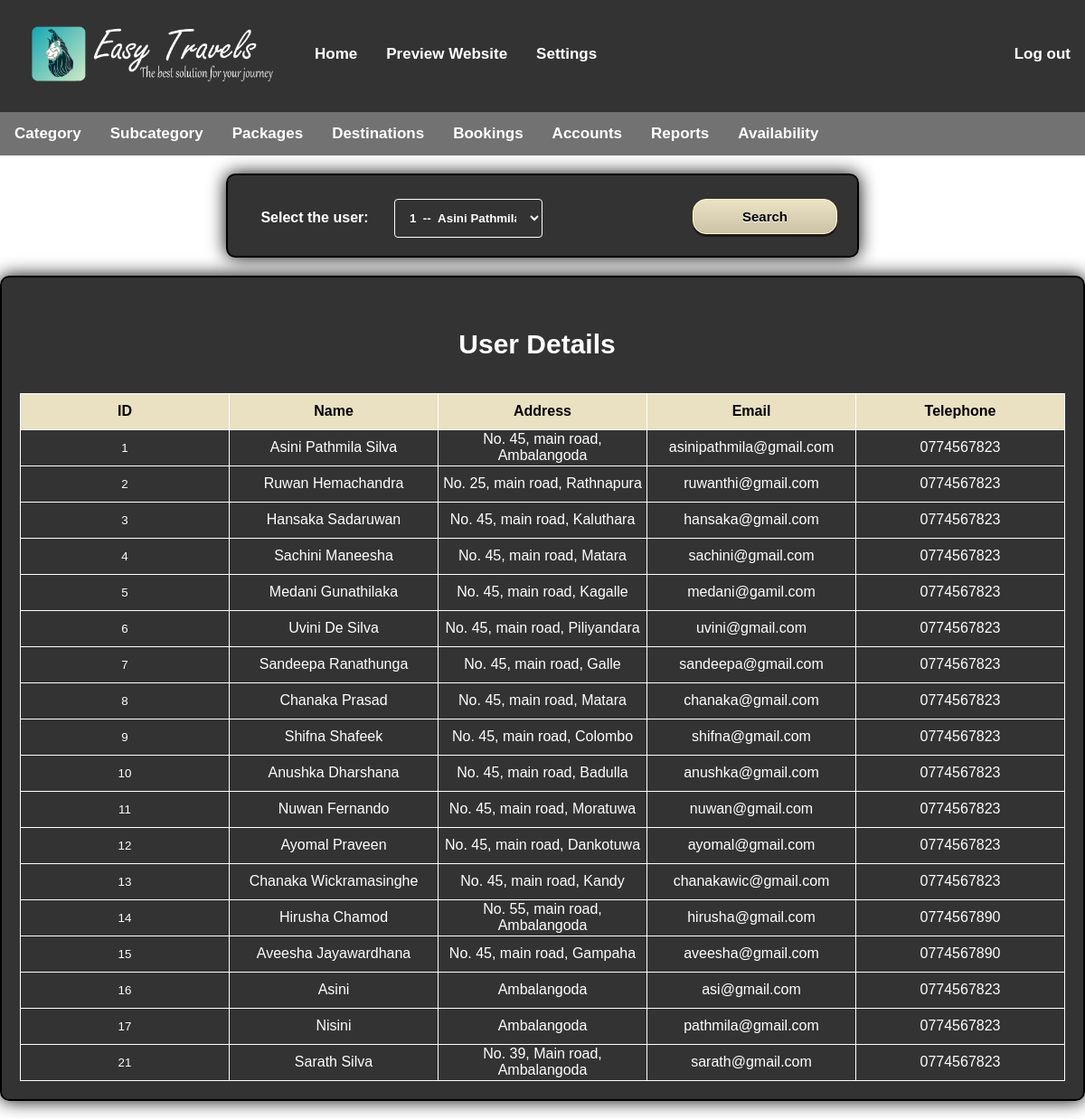
Screenshot of /src/php/admin_viewaccount1.php (signed in) with the database file from the repository.
### tables this page shows
CREATE TABLE `user` (
  `uid` int(11) NOT NULL,
  `name` varchar(200) NOT NULL,
  `address` varchar(400) NOT NULL,
  `email` varchar(200) NOT NULL,
  `telephone` int(11) NOT NULL
);

### src/php/admin_viewaccount1.php (called while the page is built, shortened)
<?php include('../../public/html/admin_viewaccount1.html')?>

### src/php/admin_viewaccount1-table.php (the view, shortened to what this page needs)
<?php require_once('../../config/connect.php');
?>
<?php
	$sql="select * from user";
	$result=$connection->query($sql);
	while($row=$result->fetch_assoc()){
		echo "<tr class='ttext'>";
		echo "<td> <form method='post' action='admin_viewaccount1.php'><input name='viewticket' type='submit' id='next' value='".$row['uid']."' class='next'>";
		echo "<input type='hidden' name='selectedID' value='".$row['uid']."'/></form></td>";
		echo "<td>".$row['name']."</td>";
		echo "<td>".$row['address']."</td>";
		echo "<td>".$row['email']."</td>";
		echo "<td>0".$row['telephone']."</td>";
		echo "</tr>";
	}
?>

### public/css/admin_topnav.css (style rules this page uses)
body { margin: 0; background-image: url(../../public/images/adminback9.jpg); background-size:cover; font-family: 'Arial'; }
.topnav { overflow: hidden; background-color: rgb(0,0,0,0.8); }
.topnav a { float: left; display: block; color: white; text-align: center; padding: 10px 16px; text-decoration: none; font-size: 17px; margin-top:40px; font-weight:bold; }
.topnav a.notactive { margin-top:0px; }
.topnav a.right { float: right; }
.limg { padding: 10px; width:300px; border-radius: 20px; }

### public/css/adminmenu.css (style rules this page uses)
body { margin: 0; background-image: url(../../public/images/adminback9.jpg); background-size:cover; font-family: 'Arial'; }
.topnav1 { overflow: hidden; background-color:rgb(20,20,20,0.6); }
.topnav1 a { float: left; display: block; color: white; text-align: center; padding: 14px 16px; text-decoration: none; font-size: 17px; font-weight: bold; }
.dropdown { float: left; overflow: hidden; }
.dropdown .dropbtn { font-size: 17px; border: none; outline: none; color: white; padding: 14px 16px; background-color: inherit; font-family: inherit; margin: 0; font-weight:bold; }

### public/css/report-tables.css (style rules this page uses)
* { box-sizing: border-box; }
body { margin: 0; background-image: url(../../public/images/adminback9.jpg); background-size:cover; font-family: 'Arial'; }
select, option { color: black; }
.next { text-decoration: none; color: white; background-color: transparent;; border: none; }
select { width: 100%; padding: 12px; border: 1px solid white; border-radius: 4px; resize: vertical; background-color: transparent; color: white; font-weight: bold; }
.viewtable { color:white; border: 1px solid white; border-collapse: collapse; table-layout: fixed; width: 100%; }
.theads { background-color:#82CAFA; background-color:#eae0c2; text-align:center; color:black; font-weight:bold; height:40px; }
.ttext { height:40px; color:white; }
.title { font-size:30px; color:white; font-weight:bold; }
label { padding: 12px 12px 12px 0; display: inline-block; }
.searchbtn { border-radius: 4px; background-color: green; border: none; color: #FFFFFF; text-align: center; font-size: 15px; font-weight: bold; padding: 10px; width: 160px; transition: all 0.5s; cursor: pointer; margin: 0px; border: 2px solid white; border-radius:50px; }
.searchbtn { box-shadow: 0px 3px 0px 0px #1c1b18; background:linear-gradient(to bottom, #eae0c2 5%, #ccc2a6 100%); background-color:#eae0c2; border-radius:15px; border:1px solid #fffdd0; display:inline-block; cursor:pointer; color:black; font-family:Arial; font-size:15px; font-weight:bold; padding:10px 10px; text-decoration:none; text-shadow:0px 1px 0px #ffffff; }
.container1 { border-radius: 10px; background-color: rgb(0,0,0,0.8); padding: 20px; width:700px; display:block; margin-left:auto; margin-right:auto; justify-content:center; center-align:center; margin-top:20px; margin-bottom:20px; color:white; font-weight:bold; border: 2px solid black; box-shadow:0px 0px 20px black; }
.container2 { border-radius: 10px; background-color: rgb(0,0,0,0.8); padding: 20px; width:100%; display:block; margin-left:auto; margin-right:auto; justify-content:center; center-align:center; margin-top:20px; margin-bottom:20px; color:white; text-align:center; border: 2px solid black; box-shadow:0px 0px 20px black; }
.col-25 { float: left; width: 25%; margin-top: 6px; }
.row:after { content: ""; display: table; clear: both; }

### rows the page displays
user: viewticket "1", name "Asini Pathmila Silva", address "No. 45, main road, Ambalangoda", email "asinipathmila@gmail.com", telephone "774567823"
user: viewticket "2", name "Ruwan Hemachandra", address "No. 25, main road, Rathnapura", email "ruwanthi@gmail.com", telephone "774567823"
user: viewticket "3", name "Hansaka Sadaruwan", address "No. 45, main road, Kaluthara", email "hansaka@gmail.com", telephone "774567823"
user: viewticket "4", name "Sachini Maneesha", address "No. 45, main road, Matara", email "sachini@gmail.com", telephone "774567823"
user: viewticket "5", name "Medani Gunathilaka", address "No. 45, main road, Kagalle", email "medani@gamil.com", telephone "774567823"
user: viewticket "6", name "Uvini De Silva", address "No. 45, main road, Piliyandara", email "uvini@gmail.com", telephone "774567823"
user: viewticket "7", name "Sandeepa Ranathunga", address "No. 45, main road, Galle", email "sandeepa@gmail.com", telephone "774567823"
user: viewticket "8", name "Chanaka Prasad", address "No. 45, main road, Matara", email "chanaka@gmail.com", telephone "774567823"
user: viewticket "9", name "Shifna Shafeek", address "No. 45, main road, Colombo", email "shifna@gmail.com", telephone "774567823"
user: viewticket "10", name "Anushka Dharshana", address "No. 45, main road, Badulla", email "anushka@gmail.com", telephone "774567823"
user: viewticket "11", name "Nuwan Fernando", address "No. 45, main road, Moratuwa", email "nuwan@gmail.com", telephone "774567823"
user: viewticket "12", name "Ayomal Praveen", address "No. 45, main road, Dankotuwa", email "ayomal@gmail.com", telephone "774567823"
user: viewticket "13", name "Chanaka Wickramasinghe", address "No. 45, main road, Kandy", email "chanakawic@gmail.com", telephone "774567823"
user: viewticket "14", name "Hirusha Chamod", address "No. 55, main road, Ambalangoda", email "hirusha@gmail.com", telephone "774567890"
user: viewticket "15", name "Aveesha Jayawardhana", address "No. 45, main road, Gampaha", email "aveesha@gmail.com", telephone "774567890"
user: viewticket "16", name "Asini", address "Ambalangoda", email "asi@gmail.com", telephone "774567823"
user: viewticket "17", name "Nisini", address "Ambalangoda", email "pathmila@gmail.com", telephone "774567823"
user: viewticket "21", name "Sarath Silva", address "No. 39, Main road, Ambalangoda", email "sarath@gmail.com", telephone "774567823"

### other values shown
form field user "1 -- Asini Pathmila Silva"
